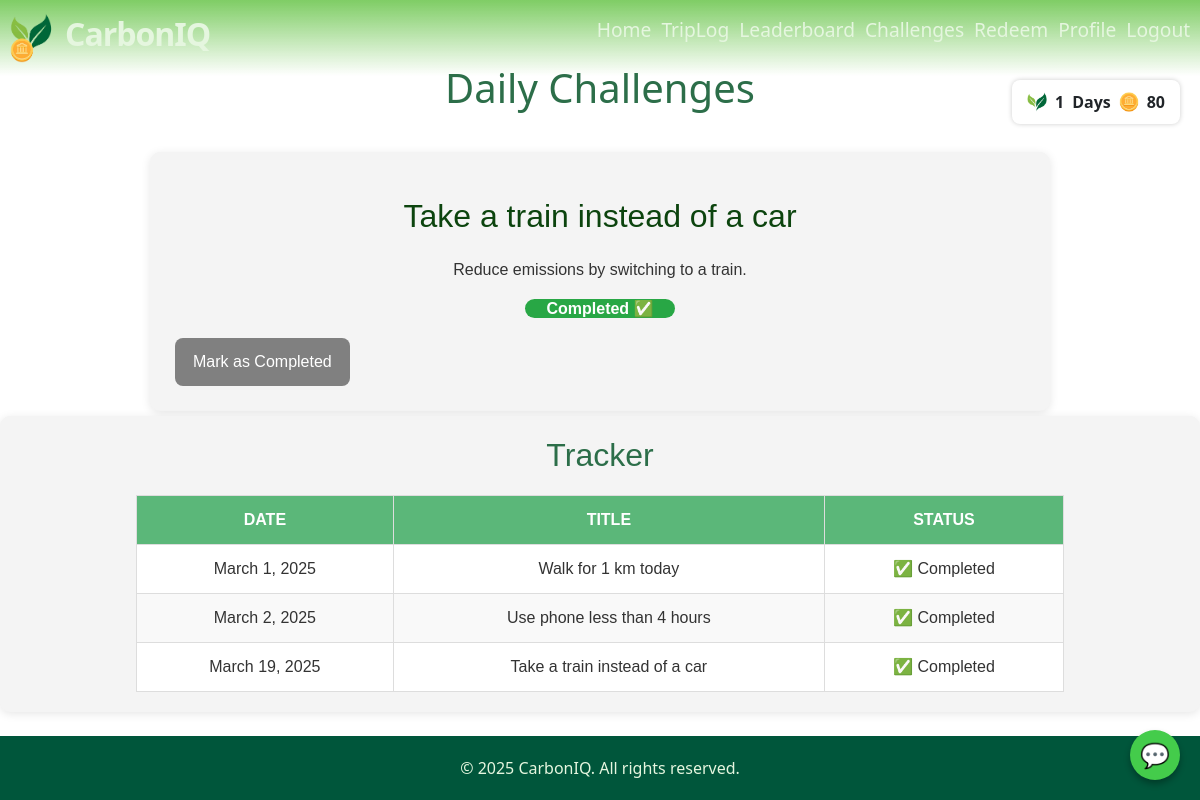
Screenshot of /dailychallenge/ (signed in) with the database file from the repository.
### mainapp/models.py (models this page shows, shortened)
class UserChallenge(models.Model):
    user = models.ForeignKey(User, on_delete=models.CASCADE)
    challenge = models.ForeignKey(Challenge, on_delete=models.CASCADE)
    assigned_date = models.DateField(default=date.today)
    completed = models.BooleanField(default=False)
    class Meta:
        unique_together = ('user', 'assigned_date')  # Ensure one challenge per day

class Challenge(models.Model):
    title = models.CharField(max_length=255, unique=True)
    description = models.TextField()
    points = models.IntegerField(default=10)
    created_at = models.DateTimeField(auto_now_add=True)  # ✅ This will automatically set the timestamp

### mainapp/views.py (the view)
# urls.py: path('dailychallenge/',mviews.dailychallenge,name='challenge'),
@login_required
def dailychallenge(request):
    user = request.user
    challenges = UserChallenge.objects.filter(user=user).order_by("assigned_date")
    return render(request, 'mainapp/dailychallenge.html', {
        "challenges": challenges
    })

### templates/mainapp/dailychallenge.html (shortened to what this page needs)
{% extends 'mainapp/base.html' %}
{% load static %}
{% load custom_filters %}
{% block content %}
<div style="margin-top: 4rem;">
    <div class="title-challenges">
        <h1>Daily Challenges</h1>
    </div>
    <ul class="messages">
    </ul>
<div id="dailyChallengeBox" class="challenges-container">
    <p id="challengeTitle">Loading...</p>
    <h3 id="challengeDesc"></h3>
    <h3 id="challengeStatus" class="challenge-status not-completed">Status: Not Completed ❌</h3>
    <button id="completeChallengeBtn" class="btn-complete" style="margin:5px 5px">Mark as Completed</button>
</div>
    <div class="challenges-container-2">
        <h2 style="text-align: center;">Tracker</h2>
        <table border="1" width="80%" align="center" style="border-collapse: collapse; text-align: center;">
            <thead>
                <tr>
                    <th>Date</th>
                    <th>Title</th>
                    <th>Status</th>
                </tr>
            </thead>
            <tbody>
                {% for challenge in challenges %}
                <tr>
                    <td>{{ challenge.assigned_date }}</td>
                    <td>{{ challenge.challenge.title }}</td>
                    <td>
                        {% if challenge.completed %}
                            ✅ Completed
                        {% else %}
                            ❌ Not Completed
                        {% endif %}
                    </td>
                </tr>
                {% empty %}
                <tr>
                    <td colspan="3">No challenges found.</td>
                </tr>
                {% endfor %}
            </tbody>
        </table>
    </div>
</div>
{% endblock %}

### static/css/mainbase.css (style rules this page uses)
:root { --green-primary: #00563B; --green-light: #E5F6DF; --green-accent: #27AE60; --text-color: #E5F6DF; --highlight-text: #FAFAFA; --card-bg: #FFFFFF; --card-border: #A9DFBF; --linear:linear-gradient(135deg, #27AE60 0%, #00563B 100%); }
body { font-family: 'Inter', 'Arial', sans-serif; margin: 0; padding: 0; display: flex; flex-direction: column; height: 100vh; justify-content: space-between; background-color: var(--green-light); color: #1a332b; }

### static/css/landingpage.css (style rules this page uses)
body { font-family: Arial, sans-serif; margin: 0; padding: 0; display: flex; flex-direction: column; height: 100vh; justify-content: space-between; background-color: #E5F6DF; }

### templates/mainapp/base.html (style rules this page uses)
:root { --green-primary: #00563B; --green-accent: #7fcd65; --text-color: #E5F6DF; }

### templates/mainapp/dailychallenge.html (style rules this page uses)
.messages { list-style-type: none; padding: 10px; max-width: 400px; margin: 10px auto; text-align: center; }
.challenge-status { font-size: 18px; font-weight: bold; margin-bottom: 15px; }
.completed { background: green; color: white !important; font-weight: bold; }
.btn-complete { background: #28a745; color: white; padding: 12px 18px; border: none; border-radius: 8px; cursor: pointer; font-size: 16px; transition: background 0.3s ease-in-out; margin: 5px auto; display: block; }
.btn-complete:disabled { background: gray; cursor: not-allowed; }
.btn-complete { background: #28a745; color: white; padding: 12px 18px; border: none; border-radius: 8px; cursor: pointer; font-size: 16px; transition: background 0.3s ease-in-out; }
h2 { text-align: center; color: #007bff; margin-bottom: 20px; }
table { border-collapse: collapse; text-align: center; background: white; }
thead { background: #5bb779; color: white; }
th, td { padding: 12px; border: 1px solid #ddd; }
th { font-size: 16px; text-transform: uppercase; }
tbody tr:nth-child(even) { background: #f9f9f9; }
.completed { background: #28a745; margin: 0 auto; max-width: 150px; color: white; border-radius: 10px; }
.challenges-container { max-width: 75%; margin: 0 auto; background-color: #f4f4f4; padding: 20px; border-radius: 10px; box-shadow: 0 2px 10px rgba(0, 0, 0, 0.1); color: #333; font-family: 'Arial', sans-serif; }
.challenges-container-2 { margin: 5px auto; background-color: #f4f4f4; padding: 20px; border-radius: 10px; box-shadow: 0 2px 10px rgba(0, 0, 0, 0.1); color: #333; font-family: 'Arial', sans-serif; }
.challenges-container-2 h2 { text-align: left; color: #2c6e49; font-size: 2rem; margin-bottom: 20px; margin-top: 0; }
.challenges-container p { text-align: center; color:rgb(12, 68, 14); font-size: 2rem; margin-bottom: 20px; margin-top: 20px; }
.challenges-container h3 { text-align: center; color: #333; font-size: 1rem; margin-bottom: 20px; }
.title-challenges { text-align: center; color: #2c6e49; font-size: 1.5rem; margin-bottom: 2px; margin-top: 0; }

### rows the page displays
UserChallenge: assigned_date "March 1, 2025", challenge "Walk for 1 km today", completed "✅ Completed"
UserChallenge: assigned_date "March 2, 2025", challenge "Use phone less than 4 hours", completed "✅ Completed"
UserChallenge: assigned_date "March 19, 2025", challenge "Take a train instead of a car", completed "✅ Completed"
